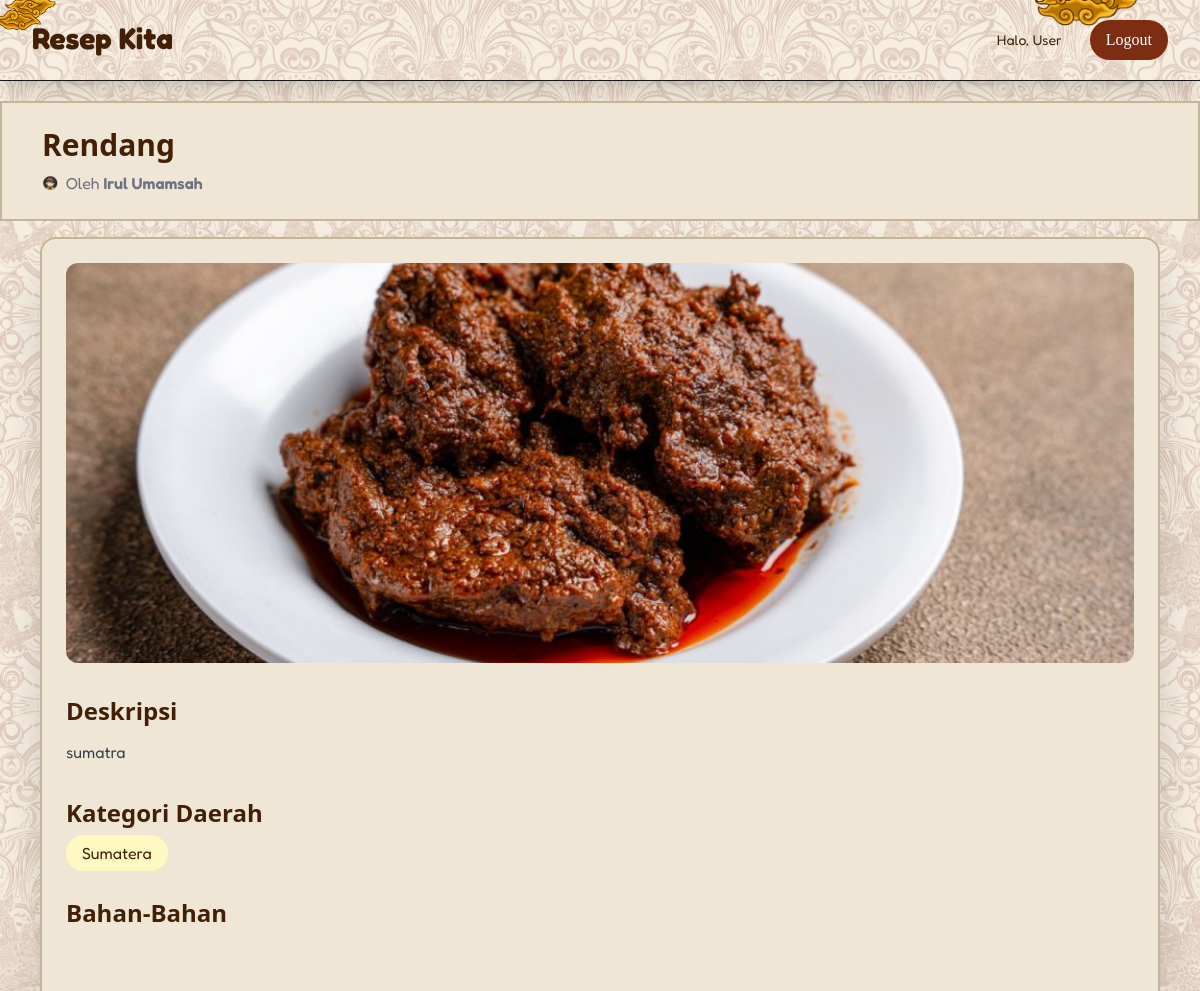
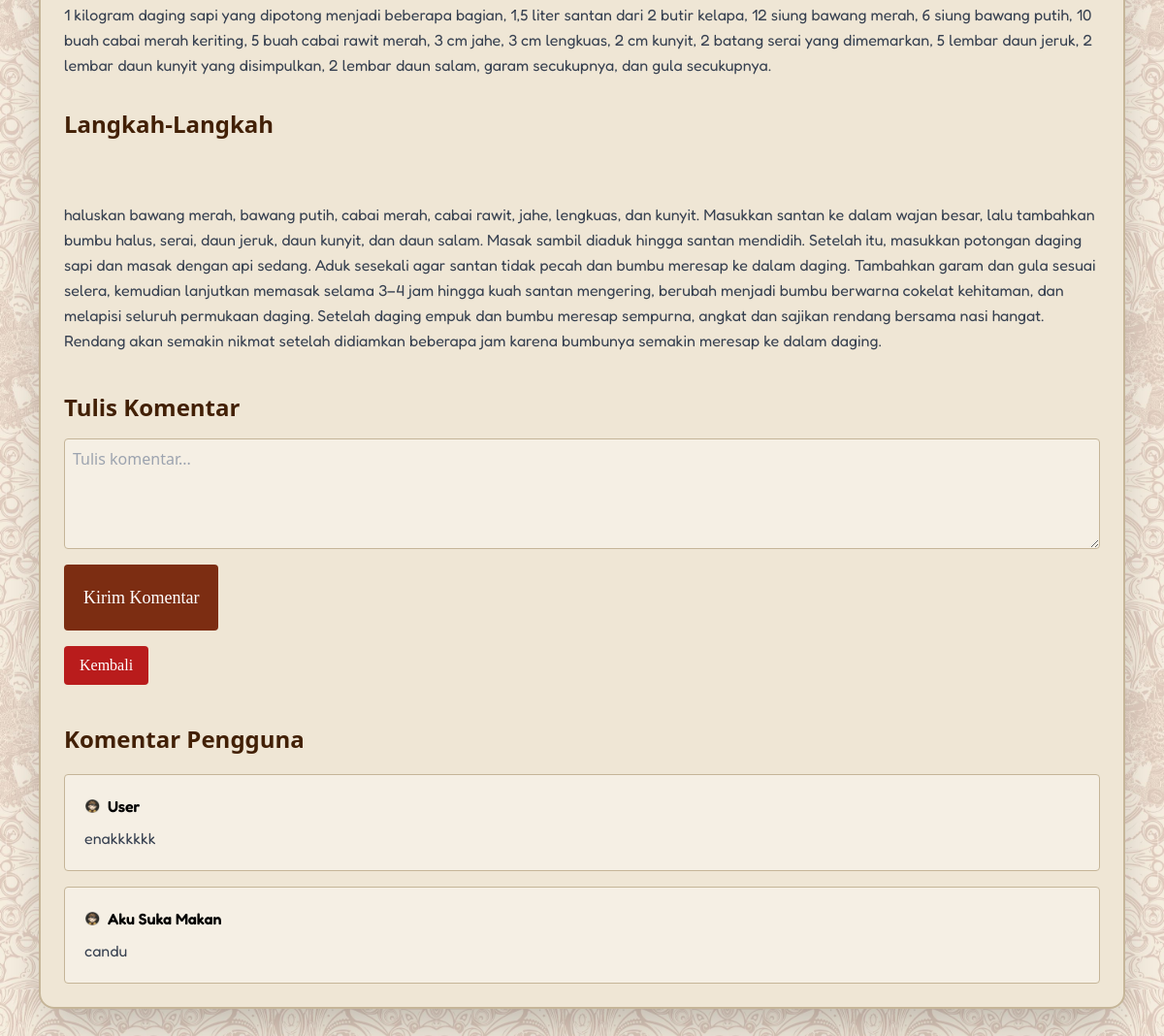
/detail.php?id=8 (signed in), run on the app's committed database (2 pictures, top to bottom).
### tables this page shows
CREATE TABLE `resep` (
  `id_resep` int NOT NULL,
  `id` int NOT NULL,
  `judul` varchar(255) NOT NULL,
  `deskripsi` text,
  `kategori_daerah` enum('Jawa','Sumatera','Kalimantan','Sulawesi','Papua','Bali','Nusa Tenggara','Maluku','Lainnya') NOT NULL,
  `foto` varchar(255) NOT NULL,
  `bahan` text NOT NULL,
  `langkah` text NOT NULL,
  `created_at` timestamp NULL DEFAULT CURRENT_TIMESTAMP
);

CREATE TABLE `users` (
  `id` int NOT NULL,
  `username` varchar(50) NOT NULL,
  `email` varchar(50) NOT NULL,
  `PASSWORD` varchar(255) NOT NULL,
  `ROLE` enum('admin','user') DEFAULT 'user'
);

CREATE TABLE `komentar` (
  `id_komentar` int NOT NULL,
  `id_resep` int NOT NULL,
  `id` int NOT NULL,
  `isi_komentar` text NOT NULL,
  `created_at` timestamp NULL DEFAULT CURRENT_TIMESTAMP
);

### detail.php (the view, shortened to what this page needs)
<?php
include 'koneksi.php';
$id_resep = $_GET['id'];
$query = "
SELECT resep.*, users.username
FROM resep
JOIN users ON resep.id = users.id
WHERE resep.id_resep = ?
";
$stmt = $koneksi->prepare($query);
$stmt->bind_param("i", $id_resep);
$stmt->execute();
$result = $stmt->get_result();
$data = $result->fetch_assoc();
$queryKomentar = "
SELECT komentar.*, users.username
FROM komentar
JOIN users ON komentar.id = users.id
WHERE komentar.id_resep = ?
ORDER BY komentar.created_at DESC
";
$stmtKomen = $koneksi->prepare($queryKomentar);
$stmtKomen->bind_param("i", $id_resep);
$stmtKomen->execute();
$resultKomentar = $stmtKomen->get_result();
?>
<!DOCTYPE html>
<html lang="en">
<head>
    <script src="https://cdn.tailwindcss.com"></script>
</head>
<body class="bg-center bg-repeat bg-[length:300px_auto]" style="background-image: url('assets/navbg.jpg')">
    <nav
    class="flex justify-between  z-100 w-full mx-auto rounded- shadow-xl py-5 px-8 border-b border-neutral-900 bg-repeat bg-[length:300px_auto]"
    style="background-image: url('assets/navbg.jpg')">
    <img src="assets/mega1.png" alt="" class="absolute right-20 -top-6 w-17 h-12 scale-150 z-100">
        <img src="assets/mega3.png" alt="" class="absolute -left-3 -top-3 w-17 h-12 scale-160 z-100">
 <div>
        <a href="index.php"
          class="font-bold font-[fredoka] text-3xl text-yellow-950">
          Resep Kita
        </a>
      </div>
    <div class="flex items-center gap-7  ">
          <span class="font-[Fredoka] text-sm text-yellow-950">
            Halo,
            <?= htmlspecialchars($_SESSION['username']); ?>
          </span>
          <a href="logout.php"
             class="bg-orange-900 text-white px-4 py-2 rounded-full hover:scale-110 hover:bg-yellow-900 font-[Merryweather] duration-300">
            Logout
          </a>
    </div>
  </nav>
    <section class=" mt-5 px-10 py-6 bg-[#EFE6D5] mb-4 border-2 border-[#c5b598] ">
        <h1 class="text-3xl font-bold text-yellow-950 font-[Playfair Display]">
            <?= htmlspecialchars($data['judul']); ?>
        </h1>
        <div class="flex items-center gap-2 mt-2 text-gray-500 font-[Fredoka]">
            <img
                src="./assets/profil.png"
                class="w-4 h-4 object-contain">
            <span>
                Oleh
                <span class="font-semibold">
                    <?= htmlspecialchars($data['username']); ?>
                </span>
            </span>
        </div>
    </section>
    <section class="mx-10 mb-10 bg-[#EFE6D5] shadow-2xl rounded-2xl border-2 border-[#c5b598] p-6">
        <img
            src="uploads/<?= htmlspecialchars($data['foto']); ?>"
            class="w-full h-[400px] object-cover rounded-xl mb-8">
        <div class="mb-8">
            <h2 class="text-2xl font-bold text-yellow-950 mb-3">
                Deskripsi
            </h2>
            <p class="text-gray-700 leading-relaxed font-[Fredoka]">
                <?= nl2br(htmlspecialchars($data['deskripsi'])); ?>
            </p>
        </div>
        <div class="mb-8">
            <h2 class="text-2xl font-bold text-yellow-950 mb-3">
                Kategori Daerah
            </h2>
            <span class="bg-yellow-100 text-yellow-950 px-4 py-2 rounded-full font-[Fredoka]">
                <?= htmlspecialchars($data['kategori_daerah']); ?>
            </span>
        </div>
        <div class="mb-8">
            <h2 class="text-2xl font-bold text-yellow-950 mb-3">
                Bahan-Bahan
            </h2>
            <p class="text-gray-700 leading-relaxed whitespace-pre-line font-[Fredoka]">
                <?= htmlspecialchars($data['bahan']); ?>
            </p>
        </div>
        <div class="mb-10">
            <h2 class="text-2xl font-bold text-yellow-950 mb-3">
                Langkah-Langkah
            </h2>
            <p class="text-gray-700 leading-relaxed whitespace-pre-line font-[Fredoka]">
                <?= htmlspecialchars($data['langkah']); ?>
            </p>
        </div>
        <div class="mb-10">
            <h2 class="text-2xl font-bold text-yellow-950 mb-4">
                Tulis Komentar
            </h2>
            <form method="POST" class="flex flex-col gap-4">
                <textarea
                    name="komentar"
                    rows="4"
                    required
                    placeholder="Tulis komentar..."
                    class="w-full border border-[#c5b598] bg-[#F5EFE4] rounded p-2"></textarea>
                <button
                    type="submit"
                    name="kirim_komentar"
                    class="bg-orange-900 text-white py-5 px-5 rounded hover:scale-110 hover:bg-yellow-900 text-lg font-[Merryweather] duration-300 w-fit">
                    Kirim Komentar
                </button>
                <div class="flex items-center gap-3">
                <a href="index.php"
                    class="bg-red-700 text-white px-4 py-2 rounded hover:scale-110 hover:bg-red-900 font-[Merryweather] duration-300">
                    Kembali
                </a>
            </div>
            </form>
        </div>
        <div>
            <h2 class="text-2xl font-bold text-yellow-950 mb-5">
                Komentar Pengguna
            </h2>
            <div class="flex flex-col gap-4 ">
                <?php while ($komen = mysqli_fetch_assoc($resultKomentar)) : ?>
                    <div class="border border-[#c5b598] bg-[#F5EFE4] rounded p-5">
                        <div class="flex items-center gap-2 mb-2">
                            <img
                                src="./assets/profil.png"
                                class="w-4 h-4 object-contain">
                            <span class="font-semibold font-[Fredoka]">
                                <?= htmlspecialchars($komen['username']); ?>
                            </span>
                        </div>
                        <p class="text-gray-700 font-[Fredoka] leading-relaxed">
                            <?= nl2br(htmlspecialchars($komen['isi_komentar'])); ?>
                        </p>
                    </div>
                <?php endwhile; ?>
            </div>
        </div>
    </section>
</body>
</html>

### data on the page
resep: judul "Rendang", id.username "Irul Umamsah", foto (picture), deskripsi "sumatra", kategori_daerah "Sumatera", bahan "1 kilogram daging sapi yang dipotong menjadi beberapa bagian, 1,5 liter santan dari 2 butir kelapa, 12 siung bawang merah, 6 siung bawang putih, 10 buah cabai merah keriting, 5 buah cabai rawit merah, 3 cm jahe, 3 cm lengkuas, 2 cm kunyit, 2 batang serai yang dimemarkan, 5 lembar daun jeruk, 2 lembar daun kunyit yang disimpulkan, 2 lembar daun salam, garam secukupnya, dan gula secukupnya.", langkah "haluskan bawang merah, bawang putih, cabai merah, cabai rawit, jahe, lengkuas, dan kunyit. Masukkan santan ke dalam wajan besar, lalu tambahkan bumbu halus, serai, daun jeruk, daun kunyit, dan daun salam. Masak sambil diaduk hingga santan mendidih. Setelah itu, masukkan potongan daging sapi dan masak dengan api sedang. Aduk sesekali agar santan tidak pecah dan bumbu meresap ke dalam daging. Tambahkan garam dan gula sesuai selera, kemudian lanjutkan memasak selama 3–4 jam hingga kuah santan mengering, berubah menjadi bumbu berwarna cokelat kehitaman, dan melapisi seluruh permukaan daging. Setelah daging empuk dan bumbu meresap sempurna, angkat dan sajikan rendang bersama nasi hangat. Rendang…"
komentar: id.username "User", isi_komentar "enakkkkkk"
komentar: id.username "Aku Suka Makan", isi_komentar "candu"

### other printed values
$_SESSION['username'] "User"
